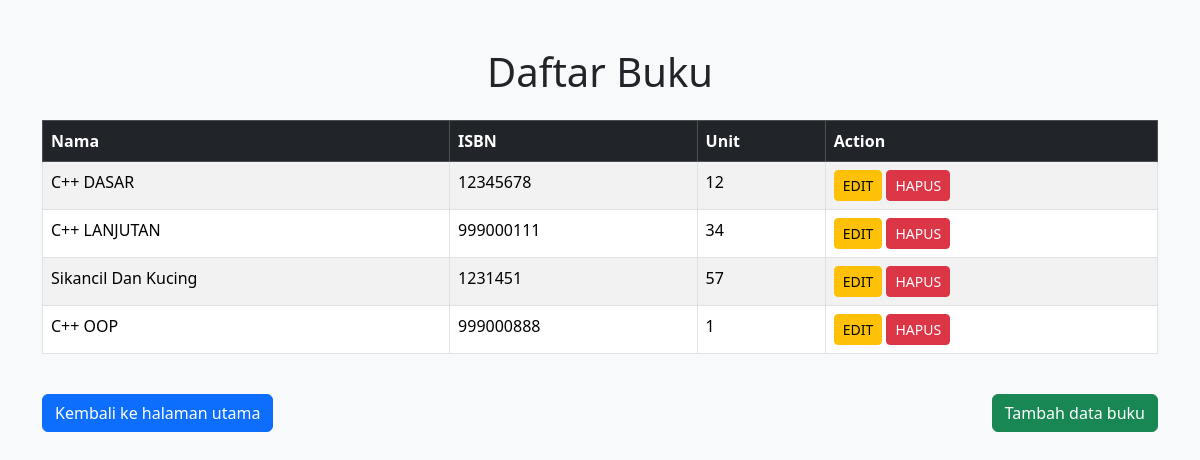
The app's page /buku.php with its own data.
### tables this page shows
CREATE TABLE `buku` (
  `id` int(11) NOT NULL,
  `nama` varchar(255) NOT NULL,
  `isbn` varchar(20) NOT NULL,
  `unit` int(6) NOT NULL
);

### buku.php (the view, shortened to what this page needs)
<?php
    include_once("./connect.php");
    $query = mysqli_query($db, "SELECT * FROM buku");
?>
<!DOCTYPE html>
<html lang="en">
<head>
    <link href="https://cdn.jsdelivr.net/npm/bootstrap@5.3.3/dist/css/bootstrap.min.css" rel="stylesheet">
</head>
<body class="bg-light">
    <div class="container mt-5">
        <h1 class="text-center mb-4">Daftar Buku</h1>
        <div class="table-responsive">
            <table class="table table-striped table-bordered">
                <thead class="table-dark">
                    <tr>
                        <th>Nama</th>
                        <th>ISBN</th>
                        <th>Unit</th>
                        <th>Action</th>
                    </tr>
                </thead>
                <tbody>
                    <?php foreach($query as $buku) { ?>
                        <tr>
                            <td><?php echo $buku["nama"] ?></td>
                            <td><?php echo $buku["isbn"] ?></td>
                            <td><?php echo $buku["unit"] ?></td>
                            <td>
                                <a href="<?php echo "edit-buku.php?id=" . $buku["id"] ?>" class="btn btn-warning btn-sm">EDIT</a>
                                <a href="<?php echo "delete-buku.php?id=" . $buku["id"] ?>" class="btn btn-danger btn-sm">HAPUS</a>
                            </td>
                        </tr>
                    <?php } ?>
                </tbody>
            </table>
        </div>
        <div class="d-flex justify-content-between mt-4">
        <a href="./index.php" class="btn btn-primary">Kembali ke halaman utama</a>
            <a href="./tambah-buku.php" class="btn btn-success">Tambah data buku</a>
        </div>
    </div>
</body>
</html>

### records on screen
buku: nama "C++ DASAR", isbn "12345678", unit "12"
buku: nama "C++ LANJUTAN", isbn "999000111", unit "34"
buku: nama "Sikancil Dan Kucing", isbn "1231451", unit "57"
buku: nama "C++ OOP", isbn "999000888", unit "1"
